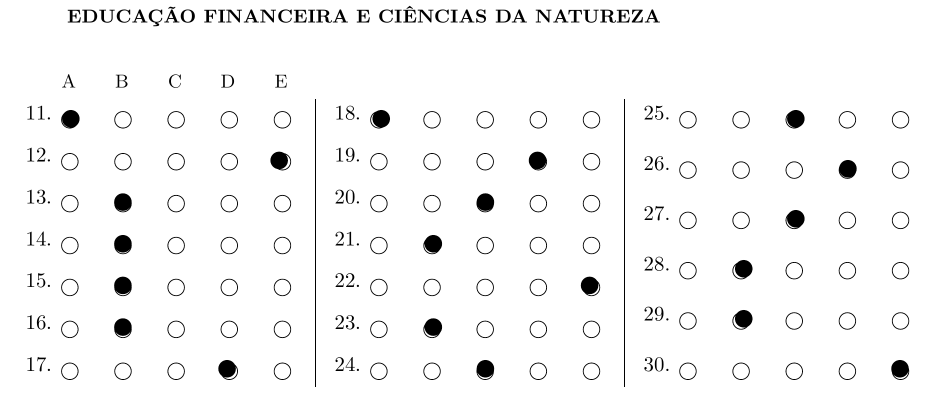
#> input picture AI/gabarito_answered/edf_cnt_gabarito.png, 1900 x 800 px (shown at 1/2 size)
$ python readpngcnt.py
#> lines starting #> are read from the running program, lines starting #| are printed output that depends on the picture; after the words box and inside, x2 and y2 are one past the last pixel; in counts of white or black regions, pixels touching at a corner belong together; long printed decimals are rounded
from pathlib import Path
import cv2
import numpy as np
import os
import csv
import pandas as pd
from icecream import ic
import time
#import snoop

#snoop.install(out='debug1.log')   # registra TUDO, sem limite de profundidade

# ----------------------------
# CONFIGURAÇÃO
# ----------------------------
IMG_PATH = "edf_cnt_gabarito.png"
OUT_CSV  = "gabarito_CNT.csv"
OUT_IMG  = "gabarito_final_CNT.png"

# Limiares para considerar preenchido
FILL_THRESHOLD = 0.8     # proporção mínima de pixels escuros
K_COLUMNS       = 2       # A, B, C, D, E
OPTIONS         = ['A','B','C','D','E']

# ----------------------------
# 1. Leitura e pré-processamento
# ----------------------------
img_path = Path(IMG_PATH)   # ✅ converte string para Path

if not img_path.exists():
    raise FileNotFoundError(f"Imagem {IMG_PATH} não encontrada.")

gray = cv2.imread(str(IMG_PATH), cv2.IMREAD_GRAYSCALE)
#> gray is the input picture: shape (800, 1900); min 0, max 255, mean 245.9
if gray is None:
    raise RuntimeError("Falha ao carregar a imagem.")

# Binarização: áreas escuras -> branco
_, thresh = cv2.threshold(gray, 0, 255,
                          cv2.THRESH_BINARY_INV + cv2.THRESH_OTSU)
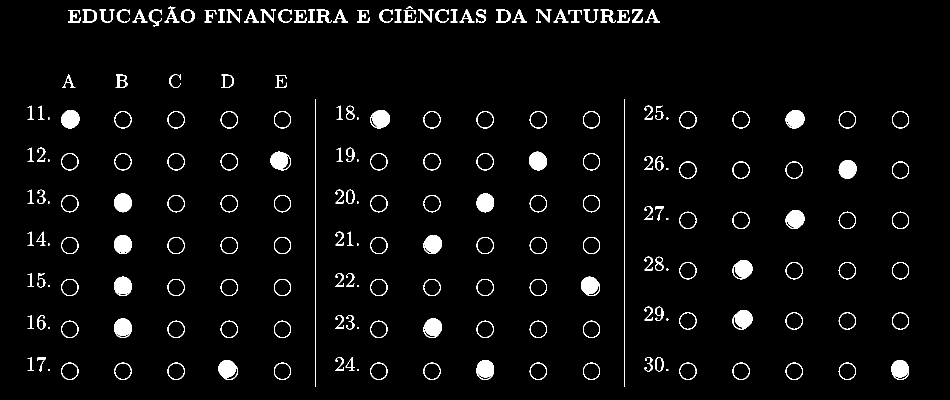
#> thresh: shape (800, 1900) (shown at 1/2 size); 3.6% white; 206 white regions (20 under 20 px), largest, box (x1, y1, x2, y2) and area: (630, 198, 632, 774) 1152, (1248, 198, 1250, 774) 1152, (1465, 620, 1505, 659) 1072
index = 0
# ----------------------------
# 2. Detectar círculos
# ----------------------------
circles = cv2.HoughCircles(
    thresh,
    cv2.HOUGH_GRADIENT,
    dp=1.18,
    minDist=20,
    param1=50,
    param2=15,
    minRadius=18,
    maxRadius=30
)
#> circles = 52 rows, first 8: [1695.1, 338.1, 18.83], [760.5, 236.6, 18.71], [970.5, 738.1, 18.47], [246, 571.7, 18.59], [1485, 537.5, 19.3], [246, 487.9, 18.47], [1075.6, 321.5, 19.06], [141, 238.9, 19.53]

if circles is None:
    raise RuntimeError("Nenhum círculo detectado.")

#ic(len(circles[0]))

circles = np.uint16(np.around(circles[0]))
#> circles = 52 rows, first 8: [1695, 338, 19], [761, 237, 19], [971, 738, 18], [246, 572, 19], [1485, 537, 19], [246, 488, 18], [1076, 322, 19], [141, 239, 20]

# Ordenar de cima para baixo, esquerda para direita
circles = sorted(circles, key=lambda c: (c[1], c[0]))
#> circles = 52 items, first 6: [309, 27, 28], [571, 27, 25], [781, 27, 19], [419, 40, 21], [622, 40, 21], [820, 40, 21]

# ----------------------------
# 3. Agrupar em linhas (questões)
# ----------------------------
rows = []
current_row = []
last_y = None
tol = 5  # tolerância para considerar mesma linha

for (x, y, r) in circles:

    if last_y is None or abs(y - last_y) < tol:
        current_row.append((x, y, r))
        last_y = y if last_y is None else (last_y + y) / 2
    else:
        rows.append(sorted(current_row, key=lambda c: c[0]))
        current_row = [(x, y, r)]
        last_y = y
#> this loop made 52 passes
#> (x, y, r, last_y) on passes 1 to 12: (309, 27, 28, 27), (571, 27, 25, 27), (781, 27, 19, 27), (419, 40, 21, 40), (622, 40, 21, 40), (820, 40, 21, 40), (840, 40, 21, 40), (886, 40, 21, 40), (976, 40, 25, 40), (1245, 40, 21, 40), (458, 235, 18, 235), (1481, 235, 19, 235)
#> after the loop, rows = 15 items

if current_row:
    rows.append(sorted(current_row, key=lambda c: c[0]))


points = []
# ----------------------------
# 4. Avaliar preenchimento
# ----------------------------
results = []
img_color = cv2.cvtColor(gray, cv2.COLOR_GRAY2BGR)

q_num = 11  # número inicial da questão
for row in rows:
    # se não tiver 5 círculos, pula
    if len(row) < K_COLUMNS:
        continue

    scores = []

    #ic(row)
    for i, (x, y, r) in enumerate(row):
        mask = np.zeros_like(thresh)
        cv2.circle(mask, (x, y), r-2, 255, -1)
        total = cv2.countNonZero(mask)
        filled = cv2.countNonZero(cv2.bitwise_and(thresh, thresh, mask=mask))
        ratio = filled / float(total)
        scores.append((ratio, i))

    best_ratio, best_idx = max(scores, key=lambda t: t[0])
    #ic(scores)
    #ic(best_ratio, best_idx, q_num)
    chosen = OPTIONS[best_idx] if best_ratio >= FILL_THRESHOLD else '-'

    results.append({
        'Questão': q_num,
        'Alternativa': chosen,
        'Score': round(best_ratio, 2)
    })
    #ic(results)

    # Desenho na imagem


    for (ratio, i) in scores:
        x, y, r = row[i]
        if ratio > 0.8:
            print(f"#{index} - Círculo {x}, {y} preenchido! ({ratio})")
            color = (0, 0, 255)
            cv2.circle(img_color, (x, y), r, color, 2)
            points.append((int(x), int(y)))
            index +=1

    ##############################################
    ## Block - 1
    x_alt = 141

    for icon in ['A', 'B', 'C', 'D', 'E']:
        # block 1 : Alternative: A, B, C, D, E
        # Draw a white line from point (x1, y1) to (x2, y2)
        start_point = (x_alt, 190)      # Starting coordinate
        end_point   = (x_alt, 1010)    # Ending coordinate
        color       = (255, 0, 0)  # BGR color: white
        thickness   = 2            # Line thickness in pixels

        cv2.line(img_color, start_point, end_point, color, thickness)
        x_alt = x_alt + 106

    y_alt = 237
    for q in range(11,21):
        # block 1 : Alternative: A, B, C, D, E
        # Draw a white line from point (x1, y1) to (x2, y2)
        start_point = (120, y_alt)      # Starting coordinate
        end_point   = (600, y_alt)    # Ending coordinate
        color       = (100,0,255)  # BGR color: white
        thickness   = 2            # Line thickness in pixels

        cv2.line(img_color, start_point, end_point, color, thickness)
        y_alt = y_alt + 83

    ##################################################################

    ##############################################
    ## Block - 2
    x_alt = 1068
    for icon in ['A', 'B', 'C', 'D', 'E']:
        # block 2 : Alternative: A, B, C, D, E
        # Draw a white line from point (x1, y1) to (x2, y2)
        start_point = (x_alt, 190)      # Starting coordinate
        end_point   = (x_alt, 1010)    # Ending coordinate
        color       = (255, 0, 0)  # BGR color: white
        thickness   = 2            # Line thickness in pixels

        cv2.line(img_color, start_point, end_point, color, thickness)
        x_alt = x_alt + 106

    y_alt = 238
    for q in range(11,21):
        # block 2 : Alternative: A, B, C, D, E
        # Draw a white line from point (x1, y1) to (x2, y2)
        start_point = (1040, y_alt)      # Starting coordinate
        end_point   = (1550, y_alt)    # Ending coordinate
        color       = (100,0,255)  # BGR color: white
        thickness   = 2            # Line thickness in pixels

        cv2.line(img_color, start_point, end_point, color, thickness)
        y_alt = y_alt + 83

    ##################################################################

    ## Fill matrix
    rows, cols = 10, 5

    # block 1
    matrix1 = np.empty((rows, cols), dtype=object)

    xcoor = 141
    ycoor = 237
    for y in range(rows):
        for x in range(cols):
            matrix1[y, x] = (xcoor, ycoor)
            xcoor = xcoor + 106
        ycoor = ycoor + 83
        xcoor = 141

    #ic(matrix1)

    # block 2
    matrix2 = np.empty((rows, cols), dtype=object)

    xcoor = 1068
    ycoor = 237
    for y in range(rows):
        for x in range(cols):
            matrix2[y, x] = (xcoor, ycoor)
            xcoor = xcoor + 106
        ycoor = ycoor + 83
        xcoor = 1068

    #ic(matrix2)

    # Cor e raio dos pontos
    color = (0, 225, 0)   # vermelho em BGR
    radius = 5
    thickness = -1        # -1 = círculo preenchido

    # Percorrer linhas e colunas
    for row in matrix1:
        for (x, y) in row:             # cada elemento é uma tupla (x, y)
            cv2.circle(img_color, (x, y), radius, color, thickness)

    # Percorrer linhas e colunas
    for row in matrix2:
        for (x, y) in row:             # cada elemento é uma tupla (x, y)
            cv2.circle(img_color, (x, y), radius, color, thickness)

        # Show the image in a window
        #cv2.imshow("Line Example", img_color)
        #cv2.waitKey(0)
        #cv2.destroyAllWindows()


    color = (0, 255, 255)
    cv2.circle(img_color, (1387, 987), 26, color, 2)

    # [7 lines of commented-out code are left out]

    q_num += 1
#> this loop made 16 passes
#> (best_ratio, best_idx, chosen) on passes 1, 4, 5, 8, 11, 12, 13, 14: (0.181, 2, '-'), (0.976, 1, 'B'), (0.991, 0, 'A'), (0.977, 0, 'A'), (0.968, 0, 'A'), (0.916, 1, 'B'), (0.136, 0, '-'), (0.983, 1, 'B')
#> (best_ratio, best_idx, chosen) on passes 2, 3, 7, 9, 16: (0.217, 1, '-'), (0.993, 2, 'C'), (1, 0, 'A'), (1, 0, 'A'), (1, 2, 'C')
#| #0 - Círculo 141, 239 preenchido! (0.9554)
#| #1 - Círculo 761, 237 preenchido! (0.9933)
#| #2 - Círculo 1588, 237 preenchido! (0.9456)
#| #3 - Círculo 559, 323 preenchido! (0.894)
#| #4 - Círculo 1076, 322 preenchido! (0.9756)
#| #5 - Círculo 1695, 338 preenchido! (0.9911)
#| #6 - Círculo 246, 404 preenchido! (1.0)
#| #7 - Círculo 971, 404 preenchido! (0.9978)
#| #8 - Círculo 1590, 438 preenchido! (0.9767)
#| #9 - Círculo 246, 488 preenchido! (1.0)
#> (further printed lines are left out)
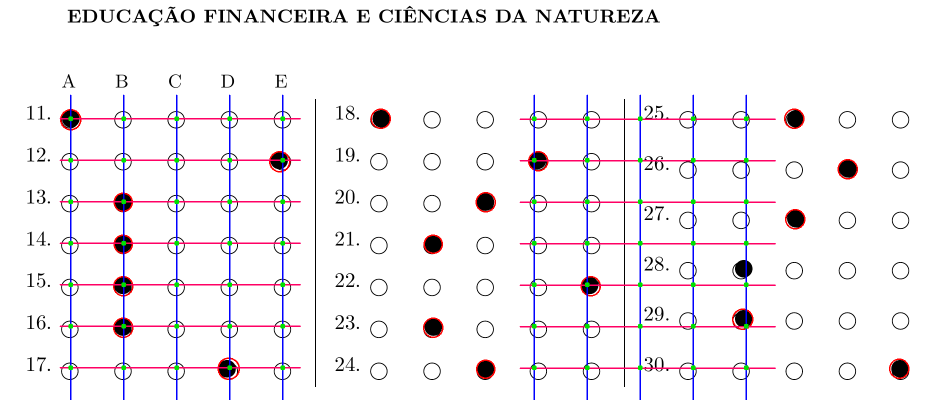
#> img_color: shape (800, 1900, 3) (shown at 1/2 size); 3.1% of pixels changed, all inside (x1, y1, x2, y2) = (119, 189, 1819, 800)
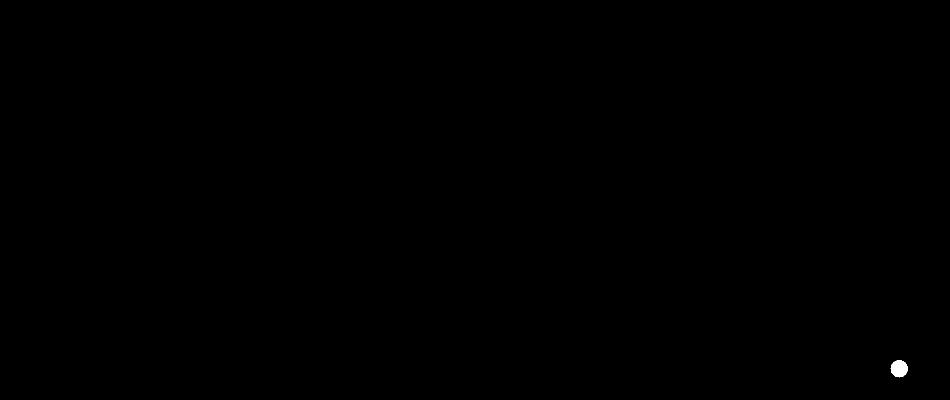
#> mask: shape (800, 1900) (shown at 1/2 size); 0.06% white; 1 white region, box (x1, y1, x2, y2) and area: (1781, 720, 1816, 755) 901
#> after the loop, index = 19; points = [(141, 239), (761, 237), (1588, 237), (559, 323), (1076, 322), (1695, 338), (246, 404), (971, 404), (1590, 438), (246, 488), (866, 488), (246, 572), (1181, 572), (1485, 638), (246, 655), (866, 655), (457, 737), (971, 738), (1798, 737)]; q_num = 24; results = 13 items

#ic(matrix1)
#ic(matrix2)
#ic(points)

# ----------------------------
# 5. Salvar resultados
# ----------------------------
df = pd.DataFrame(results)
#> df = table of 13 rows and 3 columns
df.to_csv(OUT_CSV, index=False, encoding="utf-8")
cv2.imwrite(OUT_IMG, img_color)

print("Resultados salvos em", OUT_CSV)
print("Imagem anotada salva em", OUT_IMG)
#print(df)

ncircles = index
#> ncircles = 19

print(35 *"#")
print(f'Number of circles found is {ncircles}')
#| Number of circles found is 19
print(35 *"#")

# save it to a text file
with open("number_of_circles.txt", "w") as f:  # "w" overwrites the file
    f.write(str(ncircles))

time.sleep(2)
